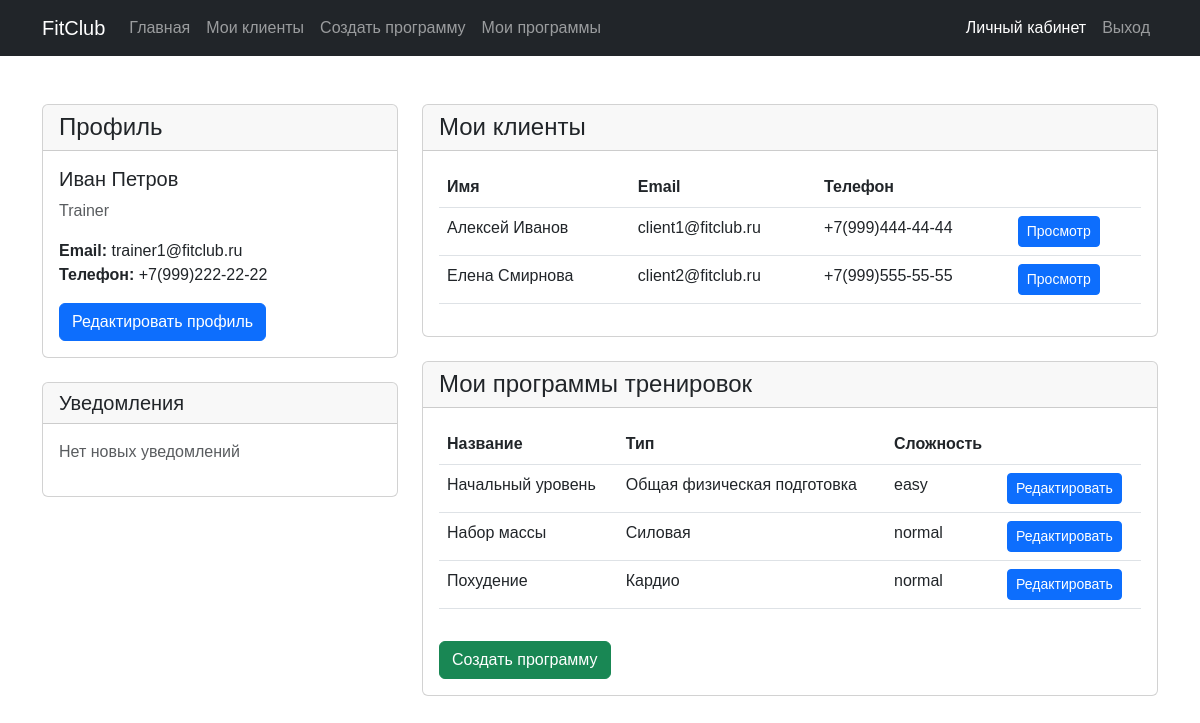
The app's page /profile.php (signed in) with its own data.
### tables this page shows
CREATE TABLE users (
    id INT AUTO_INCREMENT PRIMARY KEY,
    email VARCHAR(255) UNIQUE NOT NULL,
    password VARCHAR(255) NOT NULL,
    role ENUM('client', 'trainer', 'admin') DEFAULT 'client',
    phone VARCHAR(255) NULL,
    name VARCHAR(255) NULL,
    age INT NULL,
    height INT NULL,
    weight DECIMAL(5,2) NULL,
    created_at TIMESTAMP DEFAULT CURRENT_TIMESTAMP,
    updated_at TIMESTAMP DEFAULT CURRENT_TIMESTAMP ON UPDATE CURRENT_TIMESTAMP
);

CREATE TABLE workout_programs (
    id INT AUTO_INCREMENT PRIMARY KEY,
    name VARCHAR(255) NOT NULL,
    description TEXT,
    type VARCHAR(100),
    difficulty_level ENUM('easy', 'normal', 'hard') DEFAULT 'normal',
    created_by INT NOT NULL,
    created_at TIMESTAMP DEFAULT CURRENT_TIMESTAMP,
    updated_at TIMESTAMP DEFAULT CURRENT_TIMESTAMP ON UPDATE CURRENT_TIMESTAMP,
    FOREIGN KEY (created_by) REFERENCES users(id) ON DELETE CASCADE
);

### profile.php (the view, shortened to what this page needs)
<?php
require_once 'config/db.php';
$user_id = $_SESSION['user_id'];
$role = $_SESSION['role'];
$sql = "SELECT * FROM users WHERE id = ?";
$stmt = $conn->prepare($sql);
$stmt->bind_param("i", $user_id);
$stmt->execute();
$result = $stmt->get_result();
$user = $result->fetch_assoc();
if ($role == 'client') {
    $sql = "SELECT u.name, u.email, u.phone
            FROM users u
            JOIN client_trainer ct ON u.id = ct.trainer_id
            WHERE ct.client_id = ? AND ct.end_date IS NULL";
    $stmt = $conn->prepare($sql);
    $stmt->bind_param("i", $user_id);
    $stmt->execute();
    $trainer = $stmt->get_result()->fetch_assoc();
    $sql = "SELECT wd.*, wp.name as program_name
            FROM workout_diary wd
            LEFT JOIN workout_programs wp ON wd.program_id = wp.id
            WHERE wd.user_id = ?
            ORDER BY wd.workout_date DESC LIMIT 5";
    $stmt = $conn->prepare($sql);
    $stmt->bind_param("i", $user_id);
    $stmt->execute();
    $workouts = $stmt->get_result()->fetch_all(MYSQLI_ASSOC);
} elseif ($role == 'trainer') {
    $sql = "SELECT u.id, u.name, u.email, u.phone
            FROM users u
            JOIN client_trainer ct ON u.id = ct.client_id
            WHERE ct.trainer_id = ? AND ct.end_date IS NULL";
    $stmt = $conn->prepare($sql);
    $stmt->bind_param("i", $user_id);
    $stmt->execute();
    $clients = $stmt->get_result()->fetch_all(MYSQLI_ASSOC);
    $sql = "SELECT * FROM workout_programs WHERE created_by = ?";
    $stmt = $conn->prepare($sql);
    $stmt->bind_param("i", $user_id);
    $stmt->execute();
    $programs = $stmt->get_result()->fetch_all(MYSQLI_ASSOC);
}
$sql = "SELECT * FROM notifications
        WHERE to_user_id = ? AND is_read = 0
        ORDER BY created_at DESC";
$stmt = $conn->prepare($sql);
$stmt->bind_param("i", $user_id);
$stmt->execute();
$notifications = $stmt->get_result()->fetch_all(MYSQLI_ASSOC);
$sql = "SELECT wd.*, wp.name as program_name, wp.type, wp.difficulty_level,
        GROUP_CONCAT(CONCAT(e.name, ' (', wdt.sets, 'x', wdt.reps, ' ', IFNULL(CONCAT(wdt.weight, 'кг'), ''), ')') SEPARATOR '\n') as exercises,
        GROUP_CONCAT(tc.comment SEPARATOR '\n') as trainer_comments
        FROM workout_diary wd
        LEFT JOIN workout_programs wp ON wd.program_id = wp.id
        LEFT JOIN workout_details wdt ON wd.id = wdt.workout_id
        LEFT JOIN exercises e ON wdt.exercise_id = e.id
        LEFT JOIN trainer_comments tc ON wd.id = tc.workout_id
        WHERE wd.user_id = ?
        GROUP BY wd.id
        ORDER BY wd.workout_date DESC
        LIMIT 5";
$stmt = $conn->prepare($sql);
$stmt->bind_param("i", $user_id);
$stmt->execute();
$workouts = $stmt->get_result()->fetch_all(MYSQLI_ASSOC);
?>
<!DOCTYPE html>
<html lang="ru">
<head>
    <link href="https://cdn.jsdelivr.net/npm/bootstrap@5.3.0/dist/css/bootstrap.min.css" rel="stylesheet">
    <link rel="stylesheet" href="css/style.css">
</head>
<body>
    <nav class="navbar navbar-expand-lg navbar-dark bg-dark">
        <div class="container">
            <a class="navbar-brand" href="index.php">FitClub</a>
            <div class="collapse navbar-collapse" id="navbarNav">
                <ul class="navbar-nav me-auto">
                    <li class="nav-item">
                        <a class="nav-link" href="index.php">Главная</a>
                    </li>
                    <?php if($_SESSION['role'] === 'client'): ?>
                        <li class="nav-item">
                            <a class="nav-link" href="workout_diary.php">Дневник тренировок</a>
                        </li>
                        <li class="nav-item">
                            <a class="nav-link" href="progress.php">Мой прогресс</a>
                        </li>
                    <?php elseif($_SESSION['role'] === 'trainer'): ?>
                        <li class="nav-item">
                            <a class="nav-link" href="trainer/my_clients.php">Мои клиенты</a>
                        </li>
                        <li class="nav-item">
                            <a class="nav-link" href="trainer/create_program.php">Создать программу</a>
                        </li>
                        <li class="nav-item">
                            <a class="nav-link" href="trainer/my_programs.php">Мои программы</a>
                        </li>
                    <?php endif; ?>
                </ul>
                <ul class="navbar-nav">
                    <li class="nav-item">
                        <a class="nav-link active" href="profile.php">Личный кабинет</a>
                    </li>
                    <li class="nav-item">
                        <a class="nav-link" href="logout.php" onclick="return confirm('Вы действительно хотите выйти из аккаунта?')">Выход</a>
                    </li>
                </ul>
            </div>
        </div>
    </nav>
    <div class="container py-5">
        <div class="row">
            <div class="col-md-4">
                <div class="card mb-4">
                    <div class="card-header">
                        <h4 class="mb-0">Профиль</h4>
                    </div>
                    <div class="card-body">
                        <h5><?php echo htmlspecialchars($user['name'] ?: 'Имя не указано'); ?></h5>
                        <p class="text-muted"><?php echo ucfirst($role); ?></p>
                        <ul class="list-unstyled">
                            <li><strong>Email:</strong> <?php echo htmlspecialchars($user['email']); ?></li>
                            <li><strong>Телефон:</strong> <?php echo htmlspecialchars($user['phone'] ?: 'Не указан'); ?></li>
                        </ul>
                        <a href="edit_profile.php" class="btn btn-primary">Редактировать профиль</a>
                    </div>
                </div>
                <div class="card mb-4">
                    <div class="card-header d-flex justify-content-between align-items-center">
                        <h5 class="mb-0">Уведомления</h5>
                    </div>
                    <div class="card-body">
                        <?php if (empty($notifications)): ?>
                            <p class="text-muted">Нет новых уведомлений</p>
                        <?php endif; ?>
                    </div>
                </div>
            </div>
            <div class="col-md-8">
                <?php if($role == 'client'): ?>
                    <div class="card mb-4">
                        <div class="card-header">
                            <h4 class="mb-0">Мой тренер</h4>
                        </div>
                        <div class="card-body">
                            <?php if($trainer): ?>
                                <h5><?php echo htmlspecialchars($trainer['name']); ?></h5>
                                <p><strong>Email:</strong> <?php echo htmlspecialchars($trainer['email']); ?></p>
                                <p><strong>Телефон:</strong> <?php echo htmlspecialchars($trainer['phone']); ?></p>
                            <?php else: ?>
                                <p>Тренер не назначен</p>
                            <?php endif; ?>
                        </div>
                    </div>
                    <div class="card">
                        <div class="card-header">
                            <h5 class="mb-0">Последние тренировки</h5>
                        </div>
                        <div class="card-body">
                            <?php if (empty($workouts)): ?>
                                <p class="text-muted">Нет записей о тренировках</p>
                            <?php else: ?>
                                <div class="table-responsive">
                                    <table class="table">
                                        <thead>
                                            <tr>
                                                <th>Дата</th>
                                                <th>Программа</th>
                                                <th>Действия</th>
                                            </tr>
                                        </thead>
                                        <tbody>
                                            <?php foreach ($workouts as $workout): ?>
                                                <tr>
                                                    <td><?php echo date('d.m.Y', strtotime($workout['workout_date'])); ?></td>
                                                    <td><?php echo htmlspecialchars($workout['program_name']); ?></td>
                                                    <td>
                                                        <button type="button" class="btn btn-sm btn-primary"
                                                                data-bs-toggle="modal"
                                                                data-bs-target="#workoutModal<?php echo $workout['id']; ?>">
                                                            Подробнее
                                                        </button>
                                                    </td>
                                                </tr>
                                            <?php endforeach; ?>
                                        </tbody>
                                    </table>
                                </div>
                            <?php endif; ?>
                        </div>
                    </div>
                <?php elseif($role == 'trainer'): ?>
                    <div class="card mb-4">
                        <div class="card-header">
                            <h4 class="mb-0">Мои клиенты</h4>
                        </div>
                        <div class="card-body">
                            <?php if(empty($clients)): ?>
                                <p>У вас пока нет клиентов</p>
                            <?php else: ?>
                                <div class="table-responsive">
                                    <table class="table">
                                        <thead>
                                            <tr>
                                                <th>Имя</th>
                                                <th>Email</th>
                                                <th>Телефон</th>
                                                <th></th>
                                            </tr>
                                        </thead>
                                        <tbody>
                                            <?php foreach($clients as $client): ?>
                                                <tr>
                                                    <td><?php echo htmlspecialchars($client['name']); ?></td>
                                                    <td><?php echo htmlspecialchars($client['email']); ?></td>
                                                    <td><?php echo htmlspecialchars($client['phone']); ?></td>
                                                    <td>
                                                        <a href="trainer/client_profile.php?id=<?php echo $client['id']; ?>"
                                                           class="btn btn-sm btn-primary">Просмотр</a>
                                                    </td>
                                                </tr>
                                            <?php endforeach; ?>
                                        </tbody>
                                    </table>
                                </div>
                            <?php endif; ?>
                        </div>
                    </div>
                    <div class="card">
                        <div class="card-header">
                            <h4 class="mb-0">Мои программы тренировок</h4>
                        </div>
                        <div class="card-body">
                            <?php if(empty($programs)): ?>
                                <p>У вас пока нет созданных программ</p>
                            <?php else: ?>
                                <div class="table-responsive">
                                    <table class="table">
                                        <thead>
                                            <tr>
                                                <th>Название</th>
                                                <th>Тип</th>
                                                <th>Сложность</th>
                                                <th></th>
                                            </tr>
                                        </thead>
                                        <tbody>
                                            <?php foreach($programs as $program): ?>
                                                <tr>
                                                    <td><?php echo htmlspecialchars($program['name']); ?></td>
                                                    <td><?php echo htmlspecialchars($program['type']); ?></td>
                                                    <td><?php echo htmlspecialchars($program['difficulty_level']); ?></td>
                                                    <td>
                                                        <a href="trainer/edit_program.php?id=<?php echo $program['id']; ?>"
                                                           class="btn btn-sm btn-primary">Редактировать</a>
                                                    </td>
                                                </tr>
                                            <?php endforeach; ?>
                                        </tbody>
                                    </table>
                                </div>
                            <?php endif; ?>
                            <a href="trainer/create_program.php" class="btn btn-success mt-3">Создать программу</a>
                        </div>
                    </div>
                <?php endif; ?>
            </div>
        </div>
    </div>
</body>
</html>

### css/style.css (style rules this page uses)
body { font-family: 'Arial', sans-serif; }
.card { transition: transform 0.3s; }

### records on screen
users: name "Иван Петров", email "trainer1@fitclub.ru", phone "+7(999)222-22-22"
users: name "Алексей Иванов", email "client1@fitclub.ru", phone "+7(999)444-44-44"
users: name "Елена Смирнова", email "client2@fitclub.ru", phone "+7(999)555-55-55"
workout_programs: name "Начальный уровень", type "Общая физическая подготовка", difficulty_level "easy"
workout_programs: name "Набор массы", type "Силовая", difficulty_level "normal"
workout_programs: name "Похудение", type "Кардио", difficulty_level "normal"

### other values on screen
$role "Trainer"
